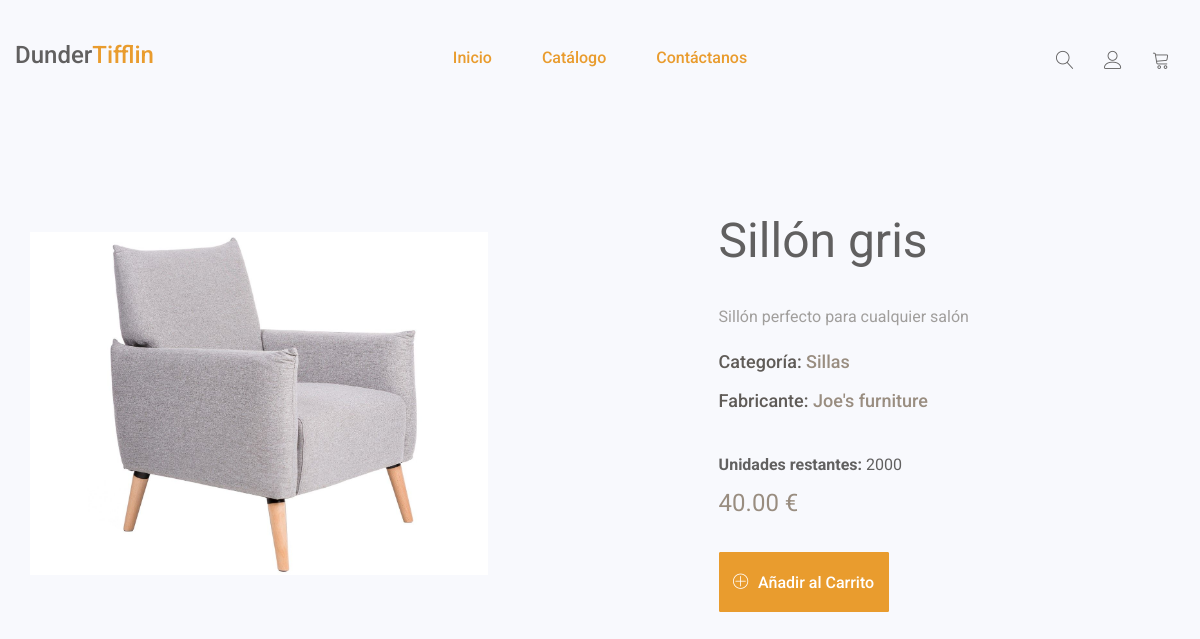
The page /productos/producto/3/ on the database its author committed.
### producto/models.py (models this page shows, shortened)
class Producto(models.Model):
    nombre = models.CharField(max_length=200, unique=True, null=False, blank=False)
    descripcion = models.TextField(null=False, blank=True)
    precio = models.DecimalField(max_digits=10, decimal_places=2)
    cantidad_en_stock = models.PositiveIntegerField(default=0)  # Control de inventario
    categoria = models.ForeignKey(Categoria, on_delete=models.SET_NULL, null=True, blank=True, default=None, db_column='categoria')  # Referencing the Categoria model
    fabricante = models.ForeignKey(Fabricante, on_delete=models.SET_NULL, null=True, related_name='productos')
    destacado = models.BooleanField(default=False)  # Para escaparate principal
    agotado = models.BooleanField(default=False)  # Para marcar productos sin disponibilidad explícitamente
    fecha_creacion = models.DateTimeField(auto_now_add=True)
    fecha_actualizacion = models.DateTimeField(auto_now=True)
    foto = models.ImageField(upload_to='images/')
    class Meta:
        verbose_name_plural = "Productos"
        ordering = ['nombre']

class Categoria(models.Model):
    nombre = models.CharField(max_length=100, unique=True)
    slug = models.SlugField(unique=True)
    class Meta:
        verbose_name_plural = "Categorías"
        ordering = ['nombre']

class Fabricante(models.Model):
    nombre = models.CharField(unique=True, blank= False, null=False, max_length=100)
    descripcion = models.TextField(blank=True, null=True, max_length=1000)
    email = models.EmailField(unique=True, blank=True, null=True)
    numTlf = models.CharField(
        max_length=21,
        validators=[validate_phone_number],
        blank=True,
        null=True,
    )
    web = models.TextField(max_length=100, blank=True, null=True)
    pais = models.CharField(
        max_length=3,
        choices=Country.choices,
        default=Country.SPAIN
    )
    class Meta:
        verbose_name_plural = "Fabricantes"
        ordering = ['nombre']

### producto/views.py (the view)
# urls.py: path('producto/<int:producto_id>/', views.ficha_producto, name='ficha_producto'),  # Ver detalles de un producto
def ficha_producto(request, producto_id):
    producto = get_object_or_404(Producto, id=producto_id)
    return render(request, 'producto/ficha_producto.html', {'producto': producto})

### producto/templates/producto/ficha_producto.html (shortened to what this page needs)
{% load static %}
<!doctype html>
<html class="no-js" lang="en">
   <head>
      <link rel="stylesheet" href="{% static 'css/font-awesome.min.css' %}">
      <link rel="stylesheet" href="{% static 'css/linearicons.css' %}">
      <link rel="stylesheet" href="{% static 'css/animate.css' %}">
      <link rel="stylesheet" href="{% static 'css/owl.carousel.min.css' %}">
      <link rel="stylesheet" href="{% static 'css/owl.theme.default.min.css' %}">
      <link rel="stylesheet" href="{% static 'css/bootstrap.min.css' %}">
      <link rel="stylesheet" href="{% static 'css/bootsnav.css' %}">
      <link rel="stylesheet" href="{% static 'css/style.css' %}">
      <link rel="stylesheet" href="{% static 'css/responsive.css' %}">
   </head>
	<body>
		<header id="home" class="welcome-hero">
            <div class="single-slide-item slide1">
                <div class="container">
                    <div class="welcome-hero-content">
                        <div class="row">
                            <div class="col-sm-5">
                                <div class="single-welcome-hero">
                                    <div class="welcome-hero-img">
                                        <img src="{{producto.foto.url}}" alt="slider image">
                                    </div>
                                </div>
                            </div>
                            <div class="col-sm-7">
                                <div class="single-welcome-hero">
                                    <div class="welcome-hero-txt">
                                        <h2>{{producto.nombre}}</h2>
                                        <p>
                                            <span style="text-transform: none;">{{producto.descripcion}}</span>
                                        </p>
                                        <h6 class="animated fadeInUp" style="margin: 20px 0 20px;">
                                            Categoría: <span style="color: #998d80;">{{producto.categoria.nombre}}</span></h6>
                                        <h6 class="animated fadeInUp" style="margin: 0 0 40px;">
                                            Fabricante: <span style="color: #998d80;">{{producto.fabricante.nombre}}</span></h6>
                                        <p style="margin: 0 0 10px; color:#616060;">
                                            <span style="font-weight: bold">Unidades restantes:</span> {{producto.cantidad_en_stock}}
                                        </p>
                                        <div class="packages-price">
                                            <h4 style="display: inline-block;">
                                                {{producto.precio}} €
                                            </h4>
                                        </div>
                                        <button>
                                            <a href="{% url 'agregar_carrito' producto.id %}" class="btn-cart welcome-add-cart">
                                                <span class="lnr lnr-plus-circle"></span>
                                                Añadir <span>al</span> carrito
                                            </a>
                                        </button>
                                    </div>
                                </div>
                            </div>
                        </div>
                    </div>
                </div>
            </div>
			{% include 'navbar_inicio.html' %}
		</header>
    </body>
</html>

### inicio/static/css/bootsnav.css (style rules this page uses)
body { -webkit-transition: all 0.3s ease-in-out; -moz-transition: all 0.3s ease-in-out; -o-transition: all 0.3s ease-in-out; -ms-transition: all 0.3s ease-in-out; transition: all 0.3s ease-in-out; }

### inicio/static/css/style.css (style rules this page uses)
* { padding: 0; margin: 0; }
* { -webkit-box-sizing:border-box; -moz-box-sizing:border-box; -o-box-sizing:border-box; -ms-box-sizing:border-box; box-sizing:border-box; }
body { font-family: 'Roboto', sans-serif; font-size:16px; color:#a09e9c; background: #fff; text-transform: none; max-width:1920px; margin:0 auto; overflow-x:hidden; }
a,a:hover,a:active,a:focus { display:inline-block; text-decoration:none; color: #616060; font-size:16px; padding:0; font-weight: 500; }
h1,h2,h3,h4,h5,h6 { margin: 0; color:#5f5b57; font-size: 18px; font-weight: 500; }
p { margin: 0; color:#a09e9c; font-size:16px; line-height: 1.8; }
img { border:none;max-width:100%; height:auto; }
select,input,textarea,button { box-shadow:none;outline:0!important; }
button { background: transparent;border: 0; }
html,body { height: 100%; }
.btn-cart { display: flex; justify-content: center; align-items: center; background: #e99c2e; border: 1px solid #e99c2e; width: 80px; height: 30px; white-space: nowrap; color: #fff; font-size: 12px; font-weight: 500; text-transform: capitalize; border-radius: 3px; }
.welcome-hero { position: relative; z-index: 1; background: #f8f9fd; }
.single-slide-item { position: relative; background-size: cover; background-position: center; }
.single-slide-item.slide1 { background:transparent; }
.single-welcome-hero { display: flex; align-items: center; flex-direction: column; justify-content: center; height: 920px; }
.welcome-hero-txt h4 { color: #998d80; font-size: 24px; font-weight: 400; }
.welcome-hero-txt h2 { font-size: 48px; color: #616060; font-weight: 400; margin: 20px 0 22px; }
.welcome-hero-txt p { margin: 35px 0 20px; }
.btn-cart.welcome-add-cart,.btn-cart.welcome-add-cart.welcome-more-info { width: 170px; height: 60px; line-height: 60px; border-radius: 1px; font-size: 16px; font-weight: 500; display: inline-block; margin-top: 34px; -webkit-transition: 0.3s linear; -moz-transition: 0.3s linear; -ms-transition: 0.3s linear; -o-transition: 0.3s linear; transition: 0.3s linear; }
.btn-cart.welcome-add-cart span { text-transform: lowercase; }
.btn-cart.welcome-add-cart span.lnr.lnr-plus-circle { position: relative; top: 0px; font-size: 16px; margin-right: 5px; }

### inicio/static/css/responsive.css (style rules this page uses)
@media screen and (max-width:1440px) { .single-welcome-hero { height: 807px; } }

### rows shown on the page
Producto: foto (picture), nombre "Sillón gris", descripcion "Sillón perfecto para cualquier salón", categoria.nombre "Sillas", fabricante.nombre "Joe's furniture", cantidad_en_stock "2000", precio "40.00"
